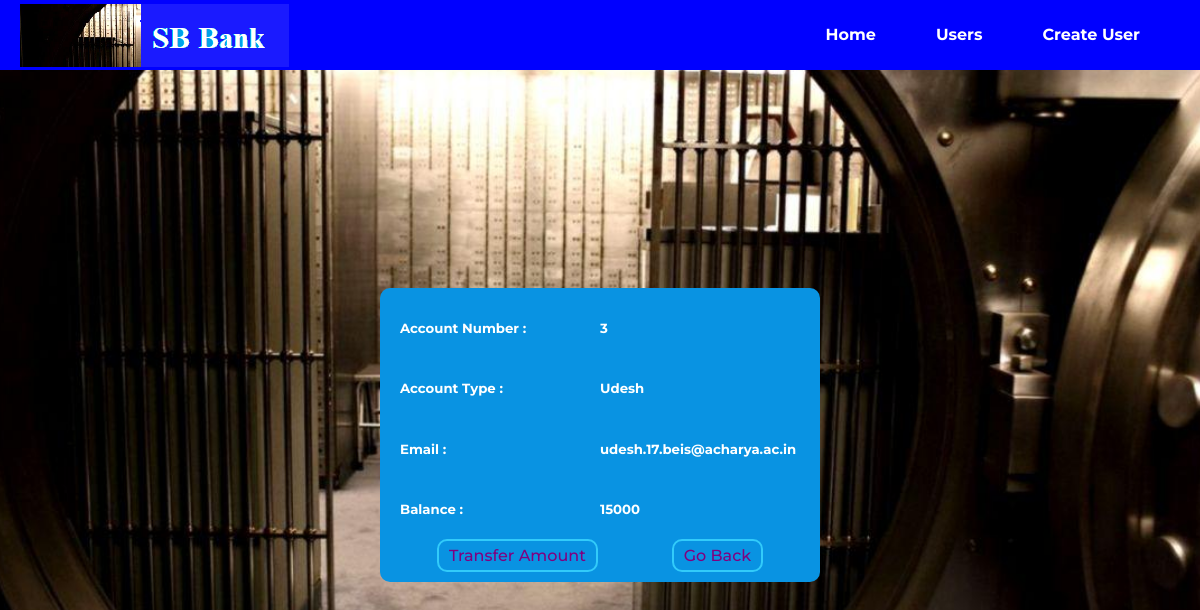
/viewCustomer.php?number=3, run on the app's committed database.
### tables this page shows
CREATE TABLE `customers` (
  `account_number` int(11) NOT NULL,
  `name` varchar(255) NOT NULL,
  `email` varchar(150) NOT NULL,
  `cur_balance` double NOT NULL
);

### viewCustomer.php (the view, shortened to what this page needs)
<?php
    include "./php/init.php";
    if(isset($_GET["number"])){
        $accno = intval($_GET["number"]);
        $res = mysqli_query($con, "SELECT * FROM customers WHERE account_number = $accno");
        if(mysqli_num_rows($res) != 1){
            echo "<script> alert('error finding your account') ; window.location = './allCustomers.php' </script>";
        }else{
        $rows = mysqli_fetch_assoc($res);
?>
<!DOCTYPE html>
<html lang="en">
<head>
    <link rel="stylesheet" href="./assets/css/main.css">
</head>
<body>
    <main>
       <div class="personal-info">
           <div class="row">
               <h5>Account Number :</h5>
               <h5><?php echo $rows["account_number"] ?></h5>
           </div>
           <div class="row">
               <h5>Account Type :</h5>
               <h5><?php echo $rows["name"] ?></h5>
           </div>
           <div class="row">
               <h5>Email :</h5>
               <h5><?php echo $rows["email"] ?></h5>
           </div>
           <div class="row">
               <h5>Balance :</h5>
               <h5><?php echo $rows["cur_balance"] ?></h5>
           </div>
           <div class="row">
               <a href="./transfer.php?number=<?php echo $rows['account_number'] ?>" class="transfet-page-btn">Transfer Amount</a>
               <a href="./allCustomers.php" class="transfet-page-btn">Go Back</a>
           </div>
       </div>
    </main>
</body>
</html>
<?php
        }
    }
?>

### assets/css/main.css (style rules this page uses)
body { margin: 0; padding: 0; background-image: url("./images/bank1.jpg"); background-repeat: no-repeat; background-position: center; background-size: cover; font-family: 'Montserrat', sans-serif; }
header { width: 100%; height: 70px; -webkit-box-sizing: border-box; box-sizing: border-box; display: -webkit-box; display: -ms-flexbox; display: flex; -webkit-box-pack: justify; -ms-flex-pack: justify; justify-content: space-between; -webkit-box-align: center; -ms-flex-align: center; align-items: center; background-color: blue; padding: 0 20px; }
header div { display: -webkit-box; display: -ms-flexbox; display: flex; -webkit-box-pack: center; -ms-flex-pack: center; justify-content: center; -webkit-box-align: center; -ms-flex-align: center; align-items: center; height: 70px; }
header div a { margin-right: 20px; height: 100%; line-height: 70px; padding: 0 20px; text-decoration: none; color: white; font-weight: 700; -webkit-box-sizing: border-box; box-sizing: border-box; }
main { width: 100%; min-height: calc(100vh - 70px); display: -webkit-box; display: -ms-flexbox; display: flex; -webkit-box-pack: center; -ms-flex-pack: center; justify-content: center; -webkit-box-align: center; -ms-flex-align: center; align-items: center; }
main .personal-info { min-width: 200px; max-width: 500px; color: rgb(255, 255, 255); background: rgb(9, 147, 226); padding: 10px 20px; border-radius: 10px; }
main .personal-info .row { display: -webkit-box; display: -ms-flexbox; display: flex; }
main .personal-info .row h5 { min-width: 200px; }
main .personal-info .transfet-page-btn { text-decoration: none; color: purple; font-weight: 500; display: block; padding: 5px 10px; margin: 0 auto; text-align: center; border: 2px solid #32cbfa; border-radius: 10px; -webkit-transition: .2s; transition: .2s; }

### data on the page
customers: account_number "3", name "Udesh", email "udesh.17.beis@acharya.ac.in", cur_balance "15000"
